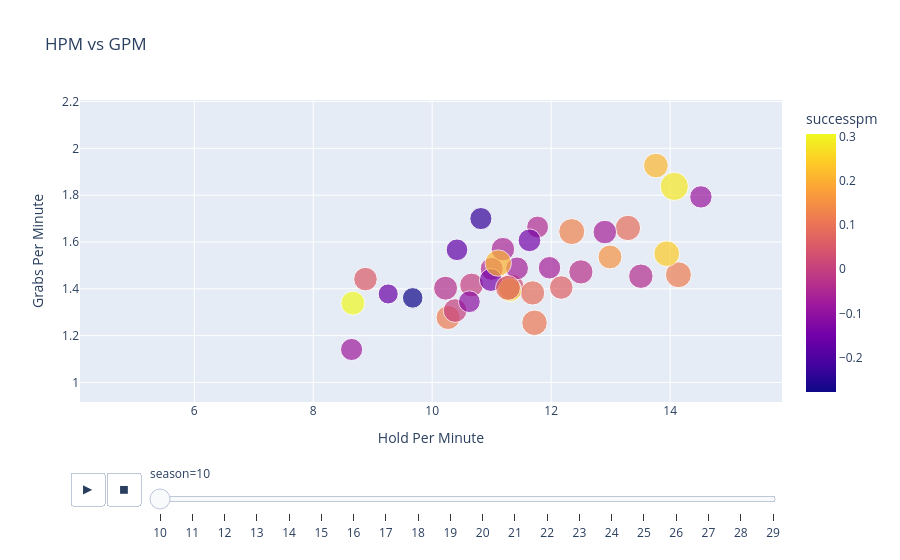

The cell this chart's notebook holds for it:
### Markdown cell above
Interestingly, the prevent numbers seem to have shrunk down over time. There are a handful of data points, about a dozen, crossing the 20 PPM barrier in the seasons which were played on home servers and even a few points all the way up near 25 PPM. Yet for the Dallas seasons, only twice did a player achieve 20 PPM. There is a similar phenomenon present with the tag numbers; a decent number of players used to hit around or above 2 tags per minute, yet only once did a player achieve that on Dallas servers. Let's move on to the revamped offense chart.

### Code cell
hpm_O = px.scatter(MLTP_O, x = "hpm", y = "gpm",
size = "scorepm", color = "successpm", animation_frame = "season",
hover_data = ["player"],
labels = {'hpm': 'Hold Per Minute', 'gpm': 'Grabs Per Minute'},
title = 'HPM vs GPM')

hpm_O.update_xaxes(range = [MLTP_O['hpm'].min() - 1, MLTP_O['hpm'].max() + 1])
hpm_O.update_yaxes(range = [MLTP_O['gpm'].min() - 0.1, MLTP_O['gpm'].max() + 0.1])

hpm_O.update_layout(scene=dict(xaxis=dict(title='Hold Per Minute'),
yaxis=dict(title='Grabs Per Minute')), height = 900)
hpm_O.show()

### Figure 1 — Plotly figure (JSON) as saved in the notebook; plotly's stock layout.template omitted (floating-point values rounded to 4 significant figures)
{"data": [{"customdata": [["Altiger"], ["Vials"], ["dywz"], ["ooo killem"], ["bad"], ["Stojakovic"], ["Fronj"], ["MiIky"], ["Ty"], ["Ball God"], ["MrFruitzy"], ["BALLDON'TLIE"], ["wanker -->"], ["timeboy"], ["Mufro"], ["BAllstar"], ["LEBRON*JAMES"], ["toasty."], ["i'm high"], ["Have mad"], ["danisk"], ["okthen"], ["Mr. Hat"], ["DEAD NAN"], ["owen"], ["Legman"], ["ProTagonist_"], ["np"], ["WowSuchPro"], ["Romulus"], ["intercest"], ["Stalin"], ["Legion"], ["Wanye"], ["Some Paul"], ["DOKE"], ["swerve"]], "hovertemplate": "season=10<br>Hold Per Minute=%{x}<br>Grabs Per Minute=%{y}<br>scorepm=%{marker.size}<br>player=%{customdata[0]}<br>successpm=%{marker.color}<extra></extra>", "legendgroup": "", "marker": {"color": [0.025, -0.04, -0.002703, 0.06667, 0.1175, 0.1175, -0.05556, -0.085, 0.0875, 0.0875, -0.2773, -0.065, -0.1405, -0.07859, 0, 0.2636, 0.2825, 0.1556, 0.127, -0.17, -0.0675, 0.0678, -0.0675, -0.03846, -0.04167, 0.205, 0.2132, -0.03056, -0.2296, -0.1429, -0.03333, -0.1597, 0.05405, 0.11, -0.105, 0.3056, 0.2429], "coloraxis": "coloraxis", "size": [4.061, 3.237, 3.473, 3.406, 3.547, 4.11, 3.389, 3.07, 3.612, 3.96, 2.588, 3.167, 3.222, 3, 3.449, 3.459, 4.885, 3.506, 4.149, 2.877, 3.092, 3.797, 3.41, 3.662, 2.928, 4.263, 3.729, 3.592, 2.993, 3.157, 3.522, 2.471, 3.401, 3.985, 2.89, 3.517, 4.043], "sizemode": "area", "sizeref": 0.01221, "symbol": "circle"}, "mode": "markers", "name": "", "orientation": "v", "showlegend": false, "type": "scatter", "x": [11.33, 11, 10.66, 12.17, 10.27, 14.14, 11.19, 14.52, 11.69, 13.29, 9.672, 11.43, 10.99, 8.645, 10.39, 11.3, 14.07, 12.99, 12.35, 10.42, 11.97, 11.27, 12.9, 13.51, 11.77, 11.11, 13.76, 12.5, 10.82, 11.64, 10.22, 9.261, 8.878, 11.72, 10.62, 8.667, 13.94], "xaxis": "x", "y": [1.408, 1.485, 1.416, 1.406, 1.278, 1.46, 1.569, 1.792, 1.383, 1.66, 1.361, 1.488, 1.438, 1.141, 1.307, 1.395, 1.837, 1.536, 1.644, 1.567, 1.49, 1.404, 1.643, 1.454, 1.664, 1.51, 1.926, 1.472, 1.7, 1.607, 1.403, 1.378, 1.441, 1.255, 1.345, 1.339, 1.55], "yaxis": "y"}], "layout": {"autosize": true, "coloraxis": {"colorbar": {"title": {"text": "successpm"}}, "colorscale": [[0, "#0d0887"], [0.1111, "#46039f"], [0.2222, "#7201a8"], [0.3333, "#9c179e"], [0.4444, "#bd3786"], [0.5556, "#d8576b"], [0.6667, "#ed7953"], [0.7778, "#fb9f3a"], [0.8889, "#fdca26"], [1, "#f0f921"]]}, "legend": {"itemsizing": "constant", "tracegroupgap": 0}, "scene": {"xaxis": {"title": {"text": "Hold Per Minute"}}, "yaxis": {"title": {"text": "Grabs Per Minute"}}}, "sliders": [{"active": 0, "currentvalue": {"prefix": "season="}, "len": 0.9, "pad": {"b": 10, "t": 60}, "steps": [{"args": [["10"], {"frame": {"duration": 0, "redraw": false}, "fromcurrent": true, "mode": "immediate", "transition": {"duration": 0, "easing": "linear"}}], "label": "10", "method": "animate"}, {"args": [["11"], {"frame": {"duration": 0, "redraw": false}, "fromcurrent": true, "mode": "immediate", "transition": {"duration": 0, "easing": "linear"}}], "label": "11", "method": "animate"}, {"args": [["12"], {"frame": {"duration": 0, "redraw": false}, "fromcurrent": true, "mode": "immediate", "transition": {"duration": 0, "easing": "linear"}}], "label": "12", "method": "animate"}, {"args": [["13"], {"frame": {"duration": 0, "redraw": false}, "fromcurrent": true, "mode": "immediate", "transition": {"duration": 0, "easing": "linear"}}], "label": "13", "method": "animate"}, {"args": [["14"], {"frame": {"duration": 0, "redraw": false}, "fromcurrent": true, "mode": "immediate", "transition": {"duration": 0, "easing": "linear"}}], "label": "14", "method": "animate"}, {"args": [["15"], {"frame": {"duration": 0, "redraw": false}, "fromcurrent": true, "mode": "immediate", "transition": {"duration": 0, "easing": "linear"}}], "label": "15", "method": "animate"}, {"args": [["16"], {"frame": {"duration": 0, "redraw": false}, "fromcurrent": true, "mode": "immediate", "transition": {"duration": 0, "easing": "linear"}}], "label": "16", "method": "animate"}, {"args": [["17"], {"frame": {"duration": 0, "redraw": false}, "fromcurrent": true, "mode": "immediate", "transition": {"duration": 0, "easing": "linear"}}], "label": "17", "method": "animate"}, {"args": [["18"], {"frame": {"duration": 0, "redraw": false}, "fromcurrent": true, "mode": "immediate", "transition": {"duration": 0, "easing": "linear"}}], "label": "18", "method": "animate"}, {"args": [["19"], {"frame": {"duration": 0, "redraw": false}, "fromcurrent": true, "mode": "immediate", "transition": {"duration": 0, "easing": "linear"}}], "label": "19", "method": "animate"}, {"args": [["20"], {"frame": {"duration": 0, "redraw": false}, "fromcurrent": true, "mode": "immediate", "transition": {"duration": 0, "easing": "linear"}}], "label": "20", "method": "animate"}, {"args": [["21"], {"frame": {"duration": 0, "redraw": false}, "fromcurrent": true, "mode": "immediate", "transition": {"duration": 0, "easing": "linear"}}], "label": "21", "method": "animate"}, {"args": [["22"], {"frame": {"duration": 0, "redraw": false}, "fromcurrent": true, "mode": "immediate", "transition": {"duration": 0, "easing": "linear"}}], "label": "22", "method": "animate"}, {"args": [["23"], {"frame": {"duration": 0, "redraw": false}, "fromcurrent": true, "mode": "immediate", "transition": {"duration": 0, "easing": "linear"}}], "label": "23", "method": "animate"}, {"args": [["24"], {"frame": {"duration": 0, "redraw": false}, "fromcurrent": true, "mode": "immediate", "transition": {"duration": 0, "easing": "linear"}}], "label": "24", "method": "animate"}, {"args": [["25"], {"frame": {"duration": 0, "redraw": false}, "fromcurrent": true, "mode": "immediate", "transition": {"duration": 0, "easing": "linear"}}], "label": "25", "method": "animate"}, {"args": [["26"], {"frame": {"duration": 0, "redraw": false}, "fromcurrent": true, "mode": "immediate", "transition": {"duration": 0, "easing": "linear"}}], "label": "26", "method": "animate"}, {"args": [["27"], {"frame": {"duration": 0, "redraw": false}, "fromcurrent": true, "mode": "immediate", "transition": {"duration": 0, "easing": "linear"}}], "label": "27", "method": "animate"}, {"args": [["28"], {"frame": {"duration": 0, "redraw": false}, "fromcurrent": true, "mode": "immediate", "transition": {"duration": 0, "easing": "linear"}}], "label": "28", "method": "animate"}, {"args": [["29"], {"frame": {"duration": 0, "redraw": false}, "fromcurrent": true, "mode": "immediate", "transition": {"duration": 0, "easing": "linear"}}], "label": "29", "method": "animate"}], "x": 0.1, "xanchor": "left", "y": 0, "yanchor": "top"}], "title": {"text": "HPM vs GPM"}, "updatemenus": [{"buttons": [{"args": [null, {"frame": {"duration": 500, "redraw": false}, "fromcurrent": true, "mode": "immediate", "transition": {"duration": 500, "easing": "linear"}}], "label": "&#9654;", "method": "animate"}, {"args": [[null], {"frame": {"duration": 0, "redraw": false}, "fromcurrent": true, "mode": "immediate", "transition": {"duration": 0, "easing": "linear"}}], "label": "&#9724;", "method": "animate"}], "direction": "left", "pad": {"r": 10, "t": 70}, "showactive": false, "type": "buttons", "x": 0.1, "xanchor": "right", "y": 0, "yanchor": "top"}], "xaxis": {"anchor": "y", "domain": [0, 1], "range": [4.079, 15.88], "title": {"text": "Hold Per Minute"}, "type": "linear"}, "yaxis": {"anchor": "x", "domain": [0, 1], "range": [0.9167, 2.206], "title": {"text": "Grabs Per Minute"}, "type": "linear"}}}
